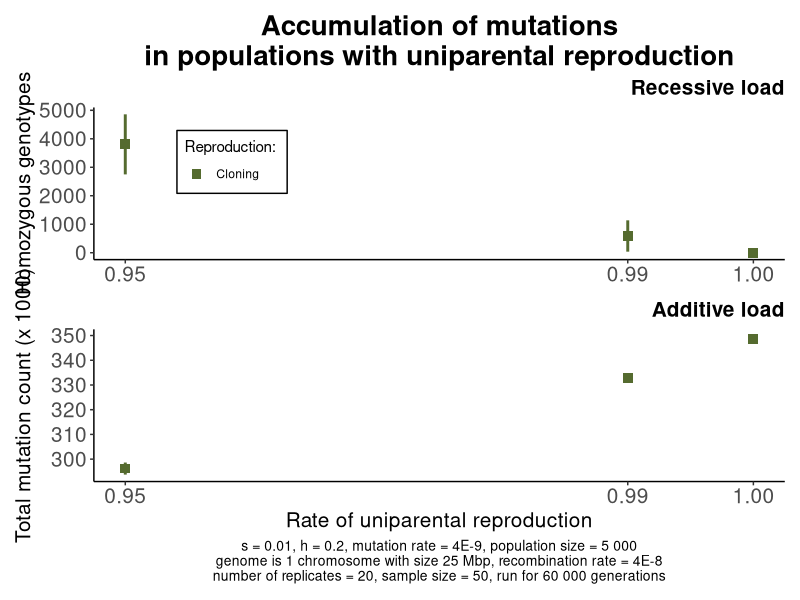

Generate this figure with R:
library(ggplot2)
library(patchwork)
library(dplyr)

replicate_number=20
colours <- c("Selfing"="darkolivegreen2","Cloning"="darkolivegreen")

#Selfing_recessive_load_all <- read.csv("Data_selfing_recessive_load.csv")
#Selfing_additive_load_all <- read.csv("Data_selfing_additive_load.csv")
#Selfing_fixed_mutations_all <- read.csv("Data_selfing_fixed_mutations.csv")

Cloning_recessive_load_all <- read.csv("Data_cloning_recessive_load.csv")
Cloning_additive_load_all <- read.csv("Data_cloning_additive_load.csv")
Cloning_fixed_mutations_all <- read.csv("Data_cloning_fixed_mutations.csv")

for (h_coefficient in c(0.2)) {

#filename_rec_selfing <- Selfing_recessive_load_all %>% filter(Dominance_coefficient == h_coefficient)
#filename_add_selfing <- Selfing_additive_load_all %>% filter(Dominance_coefficient == h_coefficient)
#filename_fix_selfing <- Selfing_fixed_mutations_all %>% filter(Dominance_coefficient == h_coefficient)

#Selfing_rec_max <- filename_rec_selfing$Expected_recessive_load+1.96*filename_rec_selfing$SD_recessive_load/sqrt(replicate_number)
#Selfing_rec_min <- filename_rec_selfing$Expected_recessive_load-1.96*filename_rec_selfing$SD_recessive_load/sqrt(replicate_number)

#Selfing_add_max <- filename_add_selfing$Expected_additive_load+1.96*filename_add_selfing$SD_additive_load/sqrt(replicate_number)
#Selfing_add_min <- filename_add_selfing$Expected_additive_load-1.96*filename_add_selfing$SD_additive_load/sqrt(replicate_number)


filename_rec_cloning <- Cloning_recessive_load_all %>% filter(Dominance_coefficient == h_coefficient)
filename_add_cloning <- Cloning_additive_load_all %>% filter(Dominance_coefficient == h_coefficient)
filename_fix_cloning <- Cloning_fixed_mutations_all %>% filter(Dominance_coefficient == h_coefficient)


Cloning_rec_max <- filename_rec_cloning$Expected_recessive_load+1.96*filename_rec_cloning$SD_recessive_load/sqrt(replicate_number)
Cloning_rec_min <- filename_rec_cloning$Expected_recessive_load-1.96*filename_rec_cloning$SD_recessive_load/sqrt(replicate_number)

Cloning_add_max <- filename_add_cloning$Expected_additive_load+1.96*filename_add_cloning$SD_additive_load/sqrt(replicate_number)
Cloning_add_min <- filename_add_cloning$Expected_additive_load-1.96*filename_add_cloning$SD_additive_load/sqrt(replicate_number)


Plot_recessive <- ggplot()+
	#geom_point(data = filename_rec_selfing, aes(x = Uniparenting_rate, y = Expected_recessive_load), color = "darkolivegreen2", size=3, shape=15)+
	#geom_linerange(data = filename_rec_selfing, 
	#		aes(x=Uniparenting_rate, 
	#		    ymax=Selfing_rec_max, 
	#		    ymin=Selfing_rec_min), color="darkolivegreen2", size=1)+
 
 	geom_point(data=filename_rec_cloning, aes(x=Uniparenting_rate, y=Expected_recessive_load), color="darkolivegreen", size=3, shape=15)+
	geom_linerange(data=filename_rec_cloning, 
			aes(x=Uniparenting_rate, 
			    ymax=Cloning_rec_max, 
			    ymin=Cloning_rec_min), color="darkolivegreen", size=1)+
	
	labs(y="Homozygous genotypes",
	     x="Rate of uniparental reproduction",
	     title="Accumulation of mutations\nin populations with uniparental reproduction",
	     subtitle="Recessive load")+
	 theme(panel.grid.major=element_blank(),
    	      panel.grid.minor=element_blank(),
    	      panel.background=element_blank(),
    	      axis.line = element_line(color="black"),
    	     
    	      plot.title=element_text(size=20, hjust=0.5, face="bold"),
	      plot.subtitle=element_text(size=15, hjust=1, face="bold"),
	      axis.title.y=element_text(size=15),
	      axis.title.x=element_blank(),
	      
	      axis.text.x=element_text(size=15),
	      axis.text.y=element_text(size=15),
	      
	      legend.position="none")+
	scale_colour_manual(values = colours)+
	scale_x_continuous(breaks=c(0.95, 0.99, 1))
		   
Plot_additive <- ggplot()+
	#geom_point(data=filename_add_selfing, aes(x=Uniparenting_rate, y=Expected_additive_load/1000, colour="Selfing"), size=3, shape=15)+
	#geom_linerange(data=filename_add_selfing, 
	#		aes(x=Uniparenting_rate, 
	#		    ymax=Selfing_add_max/1000, 
	#		    ymin=Selfing_add_min/1000), color="darkolivegreen2", size=1, 
	#		key_glyph = draw_key_rect)+
	
	geom_point(data=filename_add_cloning, aes(x=Uniparenting_rate, y=Expected_additive_load/1000, colour="Cloning"), size=3, shape=15)+
	geom_linerange(data=filename_add_cloning, 
			aes(x=Uniparenting_rate, 
			    ymax=Cloning_add_max/1000, 
			    ymin=Cloning_add_min/1000), color="darkolivegreen", size=1, 
			key_glyph = draw_key_rect)+
	
	labs(subtitle="Additive load",
	     x="Rate of uniparental reproduction",
	     y="Total mutation count (x 1000)",
	     caption=paste("s = 0.01, h = ", h_coefficient, ", mutation rate = 4E-9, population size = 5 000\ngenome is 1 chromosome with size 25 Mbp, recombination rate = 4E-8\nnumber of replicates = ", replicate_number,", sample size = 50, run for 60 000 generations", sep=""),
	     colour="Reproduction: ")+
	theme(panel.grid.major=element_blank(),
    	      panel.grid.minor=element_blank(),
    	      panel.background=element_blank(),
    	      axis.line = element_line(color="black"),
    	      
	      plot.caption=element_text(size=10, hjust=0.5),
	      plot.subtitle=element_text(size=15, hjust=1, face="bold"), 
	      axis.title.y=element_text(size=15),
	      axis.title.x=element_text(size=15),
	      
	      axis.text.x=element_text(size=15),
	      axis.text.y=element_text(size=15),
	      
	      legend.position=c(0.2, 2.1),
	      legend.background=element_rect(colour="black"))+
	      
	scale_colour_manual(values = colours)+
	scale_x_continuous(breaks=c(0.95, 0.99, 1))

Plot <- Plot_recessive/Plot_additive

plot_name <- paste("Figure_Mutation_accumulation_cloning_60000_", h_coefficient, ".png",sep="")
ggsave(filename=plot_name,
	plot=Plot,
	dpi=600)
	
}
